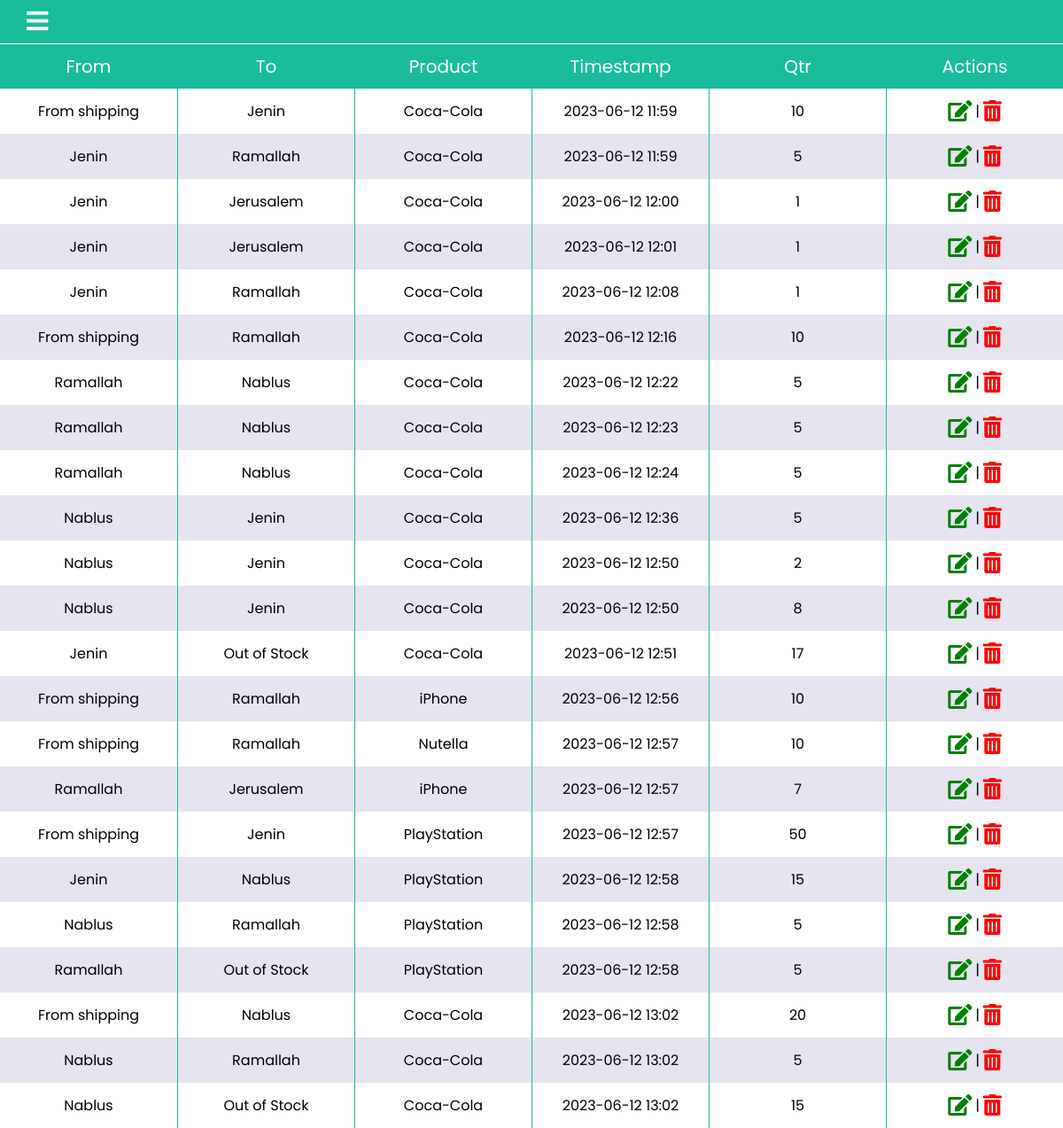
Page /product_movements on the committed database.
### src/models.py (models this page shows, shortened)
class ProductMovement(db.Model):
    movement_id = db.Column(db.Text, primary_key=True, default=lambda: str(uuid.uuid4()))
    timestamp = db.Column(db.DateTime, default=datetime.utcnow)
    from_location_id = db.Column(db.Text, db.ForeignKey('location.location_id'))
    to_location_id = db.Column(db.Text, db.ForeignKey('location.location_id'))
    qty = db.Column(db.Integer, nullable=False)
    product_id = db.Column(db.Text, db.ForeignKey('product.product_id'), nullable=False)

class Location(db.Model):
    location_id = db.Column(db.Text, primary_key=True, default=lambda: str(uuid.uuid4()))
    location_name = db.Column(db.String(50), nullable=False)
    movements_from = db.relationship('ProductMovement', foreign_keys='ProductMovement.from_location_id', backref='from_location')
    movements_to = db.relationship('ProductMovement', foreign_keys='ProductMovement.to_location_id', backref='to_location')

class Product(db.Model):
    product_id = db.Column(db.Text, primary_key=True,default=lambda: str(uuid.uuid4()))
    product_name = db.Column(db.String(50), nullable=False)
    movements = db.relationship('ProductMovement', backref='product')

### src/routes.py (the view)
@app.route('/product_movements')
def get_all_movement():
    return render_template('/product_movement/product_movements.html', movements=ProductMovementManager.get_all_product_movement())

### src/business_logic/product_movement/product_movement_manager.py (called while the page is built)
    def get_all_product_movement():
        return ProductMovement.query.all()

### src/templates/product_movement/product_movements.html (shortened to what this page needs)
{% extends 'base.html' %} {% include 'nav.html' %} {% block body %}
<div class="table-grid">
  <div class="table-row-pv table-title">
    <div>From</div>
    <div>To</div>
    <div>Product</div>
    <div>Timestamp</div>
    <div>Qtr</div>
    <div>Actions</div>
  </div>
</div>
<div class="table-grid">
  {% for movement in movements %}
  <div class="table-row-pv">
    {% if movement.from_location.location_name %}
    <div>{{movement.from_location.location_name}}</div>
    {% else %}
    <div>From shipping</div>
    {% endif %} {% if movement.to_location.location_name %}
    <div>{{movement.to_location.location_name}}</div>
    {% else %}
    <div>Out of Stock</div>
    {% endif %}
    <div>{{movement.product.product_name}}</div>
    <div>{{movement.timestamp.strftime('%Y-%m-%d %H:%M')}}</div>
    <div>{{movement.qty}}</div>
    <div>
      <span style="font-size: 24px; color: green; padding-right: 4px">
        <a href="/product_movement/edit/{{movement.movement_id}}">
          <i class="fas fa-edit"></i
        ></a>
      </span>
      |
      <span style="font-size: 24px; color: red; padding-left: 4px">
        <a href="/product_movement/delete/{{movement.movement_id}}">
          <i class="fas fa-trash-alt"></i></a
      ></span>
    </div>
  </div>
  {% endfor %}
</div>
{% endblock %}

### src/static/css/global.css (style rules this page uses)
* { list-style: none; text-decoration: none; margin: 0; padding: 0; box-sizing: border-box; font-family: "Poppins"; }
body { background: #f5f6fa; }
.table-grid { display: grid; grid-template-rows: auto; }
.table-row-pv { display: grid; background-color: #fff; grid-template-columns: repeat(6, 1fr); }
.table-row-pv:nth-of-type(2n) { background-color: #e5e4ef; }
.table-row-pv > div { padding: 0.5em; align-self: center; text-align: center; transition: 0.3s ease; height: 100%; display: flex; justify-content: center; align-items: center; word-break: break-all; }
.table-row-pv > div:not(:first-child) { border-left: 1px solid #1abc9c; }
a, a:hover, a:visited, a:active, a:link { text-decoration: none; color: inherit; }
body { background-color: #fbfbfb; }
.table-title { font-size: 20px; background: #1abc9c; color: white; }

### rows in the picture
ProductMovement: shows "From shipping", to_location.location_name "Jenin", product.product_name "Coca-Cola", timestamp "2023-06-12 11:59", qty "10"
ProductMovement: from_location.location_name "Jenin", to_location.location_name "Ramallah", product.product_name "Coca-Cola", timestamp "2023-06-12 11:59", qty "5"
ProductMovement: from_location.location_name "Jenin", to_location.location_name "Jerusalem", product.product_name "Coca-Cola", timestamp "2023-06-12 12:00", qty "1"
ProductMovement: from_location.location_name "Jenin", to_location.location_name "Jerusalem", product.product_name "Coca-Cola", timestamp "2023-06-12 12:01", qty "1"
ProductMovement: from_location.location_name "Jenin", to_location.location_name "Ramallah", product.product_name "Coca-Cola", timestamp "2023-06-12 12:08", qty "1"
ProductMovement: shows "From shipping", to_location.location_name "Ramallah", product.product_name "Coca-Cola", timestamp "2023-06-12 12:16", qty "10"
ProductMovement: from_location.location_name "Ramallah", to_location.location_name "Nablus", product.product_name "Coca-Cola", timestamp "2023-06-12 12:22", qty "5"
ProductMovement: from_location.location_name "Ramallah", to_location.location_name "Nablus", product.product_name "Coca-Cola", timestamp "2023-06-12 12:23", qty "5"
ProductMovement: from_location.location_name "Ramallah", to_location.location_name "Nablus", product.product_name "Coca-Cola", timestamp "2023-06-12 12:24", qty "5"
ProductMovement: from_location.location_name "Nablus", to_location.location_name "Jenin", product.product_name "Coca-Cola", timestamp "2023-06-12 12:36", qty "5"
ProductMovement: from_location.location_name "Nablus", to_location.location_name "Jenin", product.product_name "Coca-Cola", timestamp "2023-06-12 12:50", qty "2"
ProductMovement: from_location.location_name "Nablus", to_location.location_name "Jenin", product.product_name "Coca-Cola", timestamp "2023-06-12 12:50", qty "8"
ProductMovement: from_location.location_name "Jenin", shows "Out of Stock", product.product_name "Coca-Cola", timestamp "2023-06-12 12:51", qty "17"
ProductMovement: shows "From shipping", to_location.location_name "Ramallah", product.product_name "iPhone", timestamp "2023-06-12 12:56", qty "10"
ProductMovement: shows "From shipping", to_location.location_name "Ramallah", product.product_name "Nutella", timestamp "2023-06-12 12:57", qty "10"
ProductMovement: from_location.location_name "Ramallah", to_location.location_name "Jerusalem", product.product_name "iPhone", timestamp "2023-06-12 12:57", qty "7"
ProductMovement: shows "From shipping", to_location.location_name "Jenin", product.product_name "PlayStation", timestamp "2023-06-12 12:57", qty "50"
ProductMovement: from_location.location_name "Jenin", to_location.location_name "Nablus", product.product_name "PlayStation", timestamp "2023-06-12 12:58", qty "15"
ProductMovement: from_location.location_name "Nablus", to_location.location_name "Ramallah", product.product_name "PlayStation", timestamp "2023-06-12 12:58", qty "5"
ProductMovement: from_location.location_name "Ramallah", shows "Out of Stock", product.product_name "PlayStation", timestamp "2023-06-12 12:58", qty "5"
ProductMovement: shows "From shipping", to_location.location_name "Nablus", product.product_name "Coca-Cola", timestamp "2023-06-12 13:02", qty "20"
ProductMovement: from_location.location_name "Nablus", to_location.location_name "Ramallah", product.product_name "Coca-Cola", timestamp "2023-06-12 13:02", qty "5"
ProductMovement: from_location.location_name "Nablus", shows "Out of Stock", product.product_name "Coca-Cola", timestamp "2023-06-12 13:02", qty "15"
